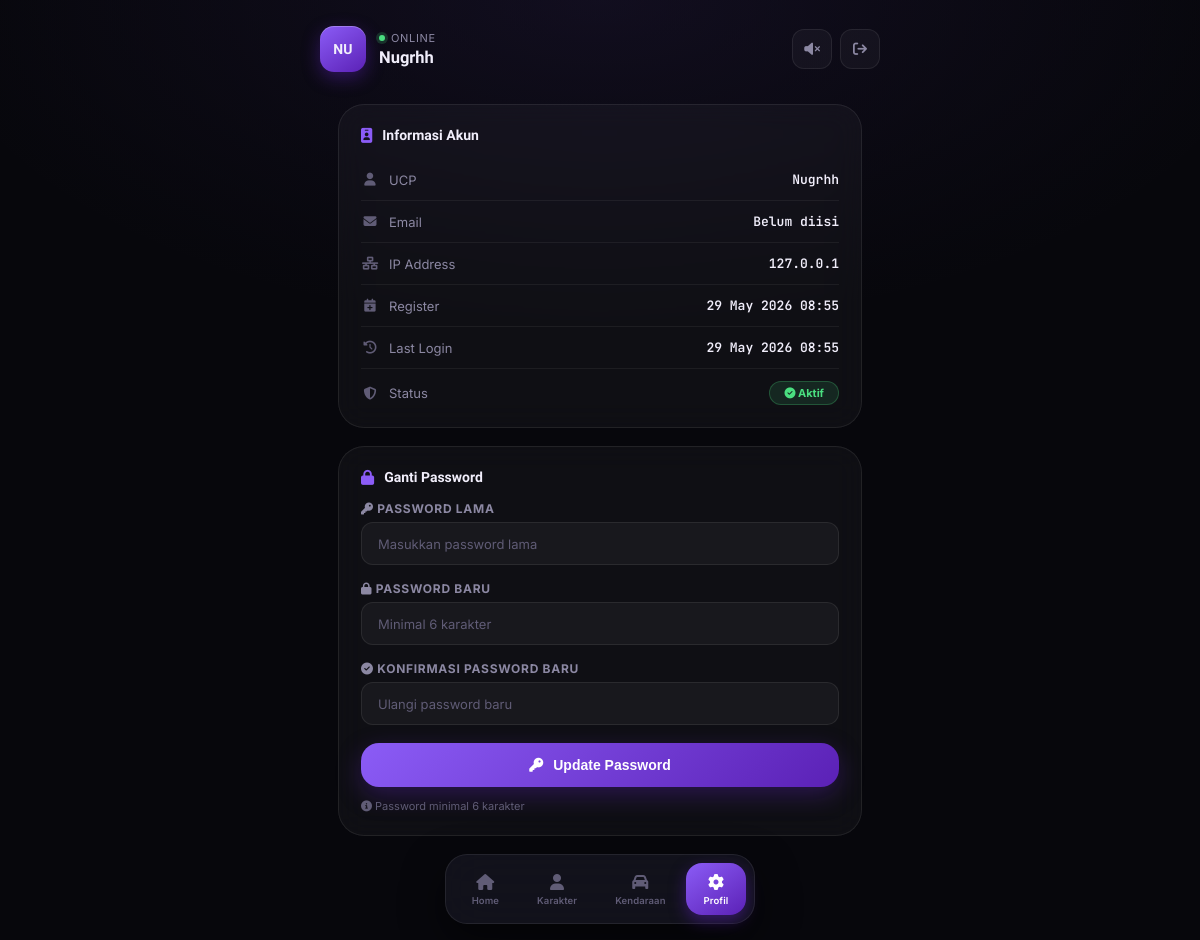
Screenshot of /profile.php (signed in) with the database file from the repository.
### tables this page shows
CREATE TABLE `player_ucp` (
  `ID` int(11) NOT NULL,
  `UCP` varchar(22) NOT NULL,
  `IP` varchar(24) NOT NULL DEFAULT '',
  `Password` varchar(64) NOT NULL,
  `claimedSP` tinyint(3) UNSIGNED NOT NULL DEFAULT 0,
  `FreeCar` tinyint(3) UNSIGNED NOT NULL DEFAULT 0,
  `Blocked` tinyint(3) UNSIGNED NOT NULL DEFAULT 0,
  `Block_Duration` bigint(20) DEFAULT 0,
  `Block_Reason` varchar(128) NOT NULL DEFAULT '',
  `Block_AdminName` varchar(24) NOT NULL DEFAULT '',
  `Block_IssuedDate` varchar(30) NOT NULL DEFAULT '',
  `Register_Date` varchar(30) NOT NULL DEFAULT '',
  `Last_Login` varchar(30) NOT NULL DEFAULT ''
);

### profile.php (the view, shortened to what this page needs)
<?php
require_once __DIR__ . '/app/Config/config.php';
$ucp_id = $_SESSION['ucp_id'] ?? 0;
$ucp_name = $_SESSION['ucp_name'] ?? 'Guest';
$stmt = $pdo->prepare("SELECT * FROM player_ucp WHERE ID = ?");
$stmt->execute([$ucp_id]);
$user = $stmt->fetch(PDO::FETCH_ASSOC);
$initials = strtoupper(substr($ucp_name, 0, 2));
$registerDate = !empty($user['Register_Date'])
    ? date('d F Y H:i', strtotime($user['Register_Date']))
    : 'Belum terdaftar';
$lastLogin = !empty($user['Last_Login'])
    ? date('d F Y H:i', strtotime($user['Last_Login']))
    : 'Belum pernah login';
?>
<!DOCTYPE html>
<html lang="id">
<head>
    <link rel="stylesheet" href="https://cdnjs.cloudflare.com/ajax/libs/font-awesome/6.5.1/css/all.min.css">
    <link rel="stylesheet" href="assets/css/profile.css">
</head>
<body>
    <div class="bg-video-wrap">
        <video id="bgVideo" autoplay muted loop playsinline preload="metadata">
            <source src="assets/video/bg.mp4" type="video/mp4">
        </video>
        <div class="bg-video-overlay"></div>
    </div>
    <div class="topbar">
        <div class="container" style="padding:0;">
            <div class="topbar-row">
                <div class="greet">
                    <div class="avatar"><?= htmlspecialchars($initials) ?></div>
                    <div class="greet-text">
                        <p class="hi"><span class="status-dot"></span>Online</p>
                        <p class="name"><?= htmlspecialchars($ucp_name) ?></p>
                    </div>
                </div>
                <div class="topbar-actions">
                    <button type="button" class="sound-toggle" id="soundToggle" title="Aktifkan suara">
                        <i class="fa-solid fa-volume-xmark" id="soundIcon"></i>
                    </button>
                    <a class="logout-btn" href="logout.php" title="Logout">
                        <i class="fa-solid fa-arrow-right-from-bracket"></i>
                    </a>
                </div>
            </div>
        </div>
    </div>
    <div class="container">
        <div class="section-card">
            <p class="section-title">
                <i class="fa-solid fa-id-badge"></i> Informasi Akun
            </p>
            <div class="info-row">
                <span class="info-label">
                    <i class="fa-solid fa-user"></i> UCP
                </span>
                <span class="info-val"><?= htmlspecialchars($user['UCP']) ?></span>
            </div>
            <div class="info-row">
                <span class="info-label">
                    <i class="fa-solid fa-envelope"></i> Email
                </span>
                <span class="info-val">
                    <?= !empty($user['Email']) ? htmlspecialchars($user['Email']) : 'Belum diisi' ?>
                </span>
            </div>
            <?php if (!empty($user['IP'])): ?>
            <div class="info-row">
                <span class="info-label">
                    <i class="fa-solid fa-network-wired"></i> IP Address
                </span>
                <span class="info-val"><?= htmlspecialchars($user['IP']) ?></span>
            </div>
            <?php endif; ?>
            <div class="info-row">
                <span class="info-label">
                    <i class="fa-solid fa-calendar-plus"></i> Register
                </span>
                <span class="info-val"><?= htmlspecialchars($registerDate) ?></span>
            </div>
            <div class="info-row">
                <span class="info-label">
                    <i class="fa-solid fa-clock-rotate-left"></i> Last Login
                </span>
                <span class="info-val"><?= htmlspecialchars($lastLogin) ?></span>
            </div>
            <div class="info-row">
                <span class="info-label">
                    <i class="fa-solid fa-shield-halved"></i> Status
                </span>
                <?php if (isset($user['Blocked']) && $user['Blocked'] == 1): ?>
                    <span class="status-pill blocked">
                        <i class="fa-solid fa-ban"></i> Diblokir
                    </span>
                <?php else: ?>
                    <span class="status-pill active">
                        <i class="fa-solid fa-circle-check"></i> Aktif
                    </span>
                <?php endif; ?>
            </div>
        </div>
        <div class="section-card">
            <p class="section-title">
                <i class="fa-solid fa-lock"></i> Ganti Password
            </p>
            <form method="post">
                <div class="field">
                    <label for="old_password">
                        <i class="fa-solid fa-key"></i> Password Lama
                    </label>
                    <input
                        type="password"
                        id="old_password"
                        name="old_password"
                        placeholder="Masukkan password lama"
                        required
                        autocomplete="current-password"
                    >
                </div>
                <div class="field">
                    <label for="new_password">
                        <i class="fa-solid fa-lock"></i> Password Baru
                    </label>
                    <input
                        type="password"
                        id="new_password"
                        name="new_password"
                        placeholder="Minimal 6 karakter"
                        required
                        minlength="6"
                        autocomplete="new-password"
                    >
                </div>
                <div class="field">
                    <label for="confirm_password">
                        <i class="fa-solid fa-check-circle"></i> Konfirmasi Password Baru
                    </label>
                    <input
                        type="password"
                        id="confirm_password"
                        name="confirm_password"
                        placeholder="Ulangi password baru"
                        required
                        autocomplete="new-password"
                    >
                </div>
                <button type="submit" class="submit-btn">
                    <i class="fa-solid fa-key"></i> Update Password
                </button>
            </form>
            <div style="margin-top: 12px; font-size: 11px; color: var(--muted-dim);">
                <i class="fa-solid fa-circle-info"></i> Password minimal 6 karakter
            </div>
        </div>
    </div>
    <div class="bottom-nav">
        <nav class="nav-inner">
            <a class="nav-item" href="index.php">
                <span class="ic"><i class="fa-solid fa-house"></i></span>
                Home
            </a>
            <a class="nav-item" href="characters.php">
                <span class="ic"><i class="fa-solid fa-user"></i></span>
                Karakter
            </a>
            <a class="nav-item" href="vehicles.php">
                <span class="ic"><i class="fa-solid fa-car"></i></span>
                Kendaraan
            </a>
            <a class="nav-item active" href="profile.php">
                <span class="ic"><i class="fa-solid fa-gear"></i></span>
                Profil
            </a>
        </nav>
    </div>
</body>
</html>

### rows the page displays
player_ucp: UCP "Nugrhh", IP "127.0.0.1", Register_Date "29 May 2026 08:55", Last_Login "29 May 2026 08:55"

### other values shown
$initials "NU"
$ucp_name "Nugrhh"
